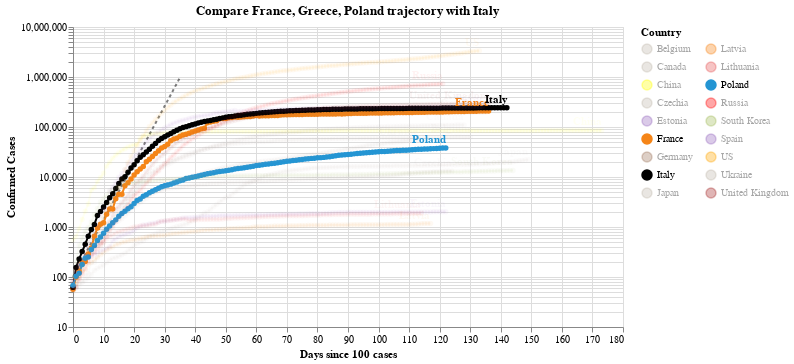

Notebook cell for this chart:
### Code cell
#hide_input
chart2 = make_since_chart(dff2, ['France', 'Greece', 'Poland'], baseline_countries)
chart2

### Figure 1 — Vega-Lite specification as saved in the notebook (floating-point values rounded to 4 significant figures; data arrays with more than 128 entries replaced by an {"elided": "..."} marker saying what was removed)
{"config": {"view": {"continuousWidth": 400, "continuousHeight": 300}}, "layer": [{"data": {"name": "data-628230001892d6798b50651be41d1b3e"}, "mark": {"type": "line", "color": "black", "opacity": 0.5, "strokeDash": [3, 3]}, "encoding": {"x": {"type": "quantitative", "field": "Days since 100 cases"}, "y": {"type": "quantitative", "field": "Confirmed Cases"}}}, {"data": {"name": "data-b10139863493e3ac4a2c0ad0d959ba87"}, "mark": {"type": "line", "point": true}, "encoding": {"color": {"type": "nominal", "field": "Country", "legend": {"columns": 2}, "scale": {"domain": ["Belgium", "Canada", "China", "Czechia", "Estonia", "France", "Germany", "Italy", "Japan", "Latvia", "Lithuania", "Poland", "Russia", "South Korea", "Spain", "US", "Ukraine", "United Kingdom"], "range": ["#C1B7AD", "#C1B7AD", "yellow", "#C1B7AD", "#9467bd", "#F58518", "#9D755D", "black", "#C1B7AD", "#F58518", "#E45756", "#2495D3", "red", "#A1BA59", "#9467bd", "orange", "#C1B7AD", "brown"]}}, "opacity": {"condition": {"value": 1, "selection": "selector005"}, "value": 0.05}, "tooltip": [{"type": "nominal", "field": "Country"}, {"type": "temporal", "field": "Date"}, {"type": "quantitative", "field": "Confirmed Cases"}, {"type": "quantitative", "field": "Days since 100 cases"}], "x": {"type": "quantitative", "field": "Days since 100 cases"}, "y": {"type": "quantitative", "field": "Confirmed Cases", "scale": {"type": "log"}}}, "selection": {"selector005": {"type": "multi", "fields": ["Country"], "bind": "legend", "init": [{"Country": "France"}, {"Country": "Greece"}, {"Country": "Poland"}, {"Country": "Italy"}]}}, "width": 550}, {"data": {"name": "data-b10139863493e3ac4a2c0ad0d959ba87"}, "mark": {"type": "text", "align": "right", "dy": -8, "fontWeight": "bold"}, "encoding": {"color": {"type": "nominal", "field": "Country", "legend": {"columns": 2}, "scale": {"domain": ["Belgium", "Canada", "China", "Czechia", "Estonia", "France", "Germany", "Italy", "Japan", "Latvia", "Lithuania", "Poland", "Russia", "South Korea", "Spain", "US", "Ukraine", "United Kingdom"], "range": ["#C1B7AD", "#C1B7AD", "yellow", "#C1B7AD", "#9467bd", "#F58518", "#9D755D", "black", "#C1B7AD", "#F58518", "#E45756", "#2495D3", "red", "#A1BA59", "#9467bd", "orange", "#C1B7AD", "brown"]}}, "opacity": {"condition": {"value": 1, "selection": "selector005"}, "value": 0.05}, "text": {"type": "nominal", "field": "Country"}, "tooltip": [{"type": "nominal", "field": "Country"}, {"type": "temporal", "field": "Date"}, {"type": "quantitative", "field": "Confirmed Cases"}, {"type": "quantitative", "field": "Days since 100 cases"}], "x": {"type": "quantitative", "field": "Days since 100 cases"}, "y": {"type": "quantitative", "field": "Confirmed Cases", "scale": {"type": "log"}}}, "transform": [{"filter": "(datum['Date'] >= 1594598400000)"}], "width": 550}], "title": "Compare France, Greece, Poland trajectory with Italy", "$schema": "https://vega.github.io/schema/vega-lite/v4.0.2.json", "datasets": {"data-628230001892d6798b50651be41d1b3e": [{"Days since 100 cases": 0, "Confirmed Cases": 100.0}, {"Days since 100 cases": 1, "Confirmed Cases": 130.0}, {"Days since 100 cases": 2, "Confirmed Cases": 169.0}, {"Days since 100 cases": 3, "Confirmed Cases": 219.7}, {"Days since 100 cases": 4, "Confirmed Cases": 285.6}, {"Days since 100 cases": 5, "Confirmed Cases": 371.3}, {"Days since 100 cases": 6, "Confirmed Cases": 482.7}, {"Days since 100 cases": 7, "Confirmed Cases": 627.5}, {"Days since 100 cases": 8, "Confirmed Cases": 815.7}, {"Days since 100 cases": 9, "Confirmed Cases": 1060.0}, {"Days since 100 cases": 10, "Confirmed Cases": 1379.0}, {"Days since 100 cases": 11, "Confirmed Cases": 1792.0}, {"Days since 100 cases": 12, "Confirmed Cases": 2330.0}, {"Days since 100 cases": 13, "Confirmed Cases": 3029.0}, {"Days since 100 cases": 14, "Confirmed Cases": 3937.0}, {"Days since 100 cases": 15, "Confirmed Cases": 5119.0}, {"Days since 100 cases": 16, "Confirmed Cases": 6654.0}, {"Days since 100 cases": 17, "Confirmed Cases": 8650.0}, {"Days since 100 cases": 18, "Confirmed Cases": 11250.0}, {"Days since 100 cases": 19, "Confirmed Cases": 14620.0}, {"Days since 100 cases": 20, "Confirmed Cases": 19000.0}, {"Days since 100 cases": 21, "Confirmed Cases": 24710.0}, {"Days since 100 cases": 22, "Confirmed Cases": 32120.0}, {"Days since 100 cases": 23, "Confirmed Cases": 41750.0}, {"Days since 100 cases": 24, "Confirmed Cases": 54280.0}, {"Days since 100 cases": 25, "Confirmed Cases": 70560.0}, {"Days since 100 cases": 26, "Confirmed Cases": 91730.0}, {"Days since 100 cases": 27, "Confirmed Cases": 119300.0}, {"Days since 100 cases": 28, "Confirmed Cases": 155000.0}, {"Days since 100 cases": 29, "Confirmed Cases": 201500.0}, {"Days since 100 cases": 30, "Confirmed Cases": 262000.0}, {"Days since 100 cases": 31, "Confirmed Cases": 340600.0}, {"Days since 100 cases": 32, "Confirmed Cases": 442800.0}, {"Days since 100 cases": 33, "Confirmed Cases": 575600.0}, {"Days since 100 cases": 34, "Confirmed Cases": 748300.0}, {"Days since 100 cases": 35, "Confirmed Cases": 972800.0}], "data-b10139863493e3ac4a2c0ad0d959ba87": {"elided": "2391 records"}}}
